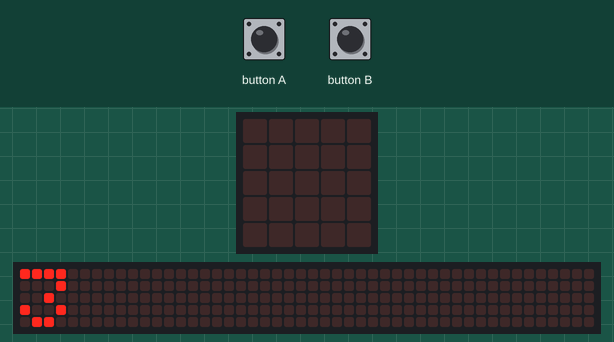
Simulated run of this program. Board: BBC micro:bit running MicroPython. Parts: the board's 5×5 LED display, a strip that is not on the board, showing the scrolling text unrolled. Inputs (shaded band) come from the test bench. The 48×5 strip is a reading aid, not a part: it shows the text the display is scrolling, unrolled, one strip-width of it at a time.

Above: at 1.27 s.
1.3 s: button A pressed for 0.15 s
At 1.42 s:
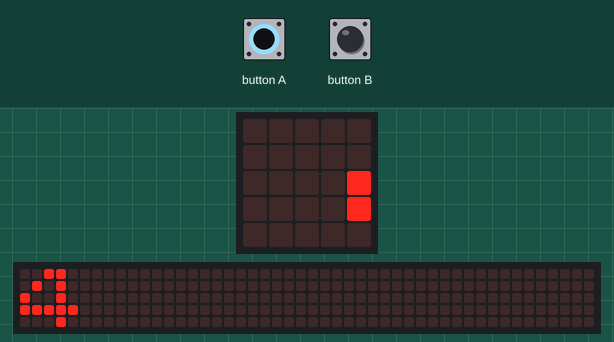
2.0 s: button A pressed for 1 s
At 2.92 s:
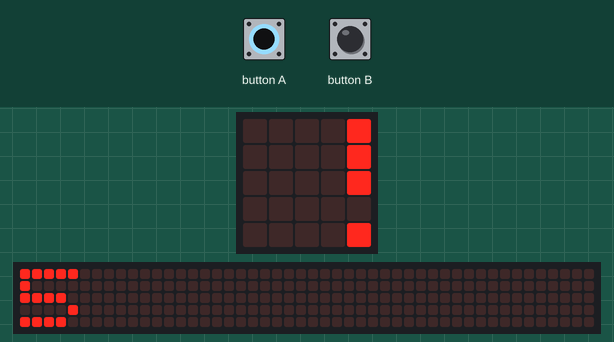
3.6 s: button B pressed for 0.15 s
At 4.57 s:
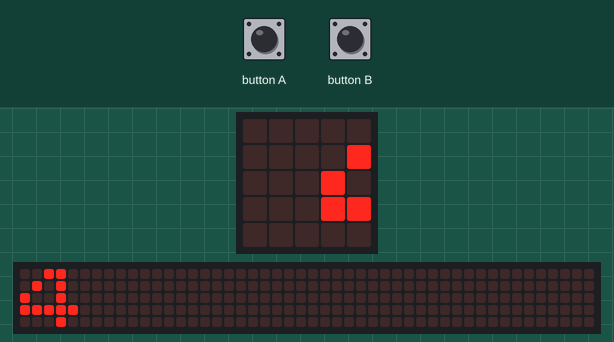
Timing chart, 0 to 6.6 s (numbered marks = the images above; inputs shaded):
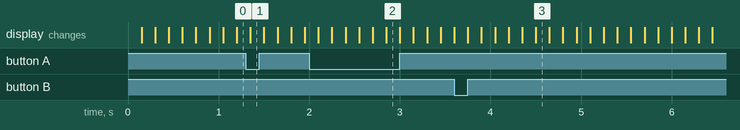

The program:

finalheaven.py
```python
from microbit import *

hits = 3

while True:
# pressedは押してる間ずっと
#    if button_a.is_pressed():
    if button_a.get_presses():
        hits += 1
#        sleep(100)
#    elif button_b.is_pressed():
    elif button_b.get_presses():
        if hits > 3:
            hits -= 1
#            sleep(100)
#        break
    else:
        display.scroll(str(hits))

#display.clear()
```
